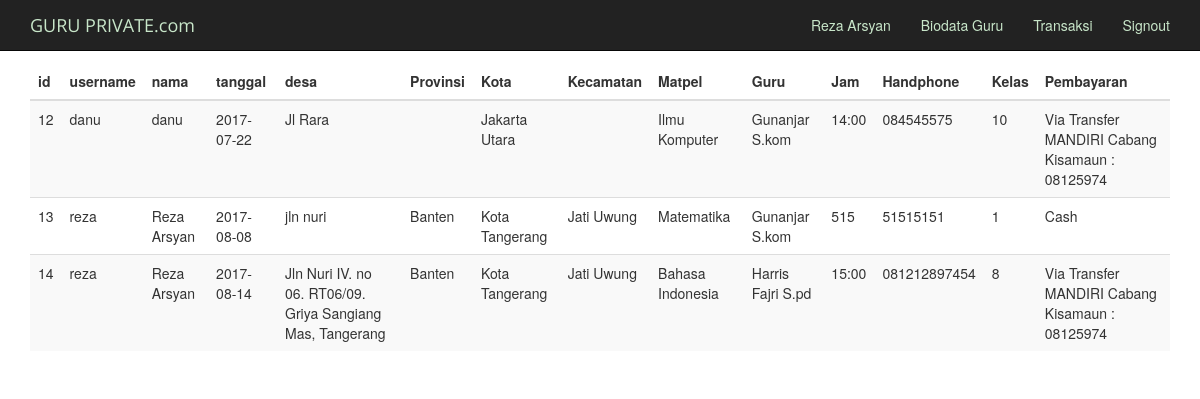
Page /transaksi.php (signed in) on the committed database.
### tables this page shows
CREATE TABLE `users` (
  `uid` int(11) NOT NULL,
  `uname` varchar(30) NOT NULL,
  `upass` varchar(50) NOT NULL,
  `fullname` varchar(100) NOT NULL,
  `uemail` varchar(70) NOT NULL
);

CREATE TABLE `pesan` (
  `id_pesan` int(11) NOT NULL,
  `username` varchar(60) NOT NULL,
  `nama` varchar(80) NOT NULL,
  `tanggal` date NOT NULL,
  `desa` varchar(200) NOT NULL,
  `id_provinsi` int(11) NOT NULL,
  `id_kota` int(11) NOT NULL,
  `id_kecamatan` int(11) NOT NULL,
  `id_matpel` int(15) NOT NULL,
  `id_guru` int(15) NOT NULL,
  `jam` varchar(10) NOT NULL,
  `handphone` varchar(12) NOT NULL,
  `kelas` int(15) NOT NULL,
  `pembayaran` varchar(60) NOT NULL
);

CREATE TABLE `kota` (
  `id_kota` int(11) NOT NULL,
  `id_provinsi_fk` int(11) DEFAULT NULL,
  `nama_kota` varchar(255) DEFAULT NULL
);

CREATE TABLE `matpel` (
  `id_matpel` int(15) NOT NULL,
  `matpel` varchar(60) NOT NULL,
  `id_guru` int(15) NOT NULL
);

CREATE TABLE `guru` (
  `id_guru` int(15) NOT NULL,
  `nama_guru` varchar(60) NOT NULL,
  `id_provinsi` int(11) NOT NULL,
  `id_kota` int(11) NOT NULL,
  `id_kecamatan_fk` int(11) NOT NULL,
  `reputasi` float NOT NULL,
  `thn_aktif` date NOT NULL,
  `no_telp` varchar(15) NOT NULL,
  `email` varchar(60) NOT NULL,
  `notes` text NOT NULL
);

CREATE TABLE `provinsi` (
  `id_provinsi` int(11) NOT NULL,
  `nama_provinsi` varchar(255) DEFAULT NULL
);

CREATE TABLE `kecamatan` (
  `id_kecamatan` int(11) NOT NULL,
  `id_kota_fk` int(11) DEFAULT NULL,
  `nama_kecamatan` varchar(255) DEFAULT NULL
);

### class_user.php (called while the page is built, shortened)
<?php
	class User{
		public $db;
		public function __construct(){
			$this->db = new mysqli(DB_SERVER, DB_USERNAME, DB_PASSWORD, DB_DATABASE);
		}
    	public function get_data($uid){
    		$sql3="SELECT * FROM users WHERE uid = $uid";
	        $result = mysqli_query($this->db,$sql3);
	        $user_data = mysqli_fetch_array($result);
	        return $user_data;
    	}
	}
?>

### class_transaksi.php (called while the page is built, shortened)
<?php
class Transaksi{
		public $db;
		public function __construct(){
			$this->db = new mysqli(DB_SERVER, DB_USERNAME, DB_PASSWORD, DB_DATABASE);
		}
		public function show(){
	    	$sql1="SELECT id_pesan, username, nama, tanggal, desa, nama_provinsi, nama_kota, nama_kecamatan, matpel.matpel, nama_guru, jam, handphone, kelas, pembayaran FROM pesan
			LEFT JOIN provinsi ON pesan.id_provinsi=provinsi.id_provinsi
			LEFT JOIN kota ON pesan.id_kota=kota.id_kota LEFT join kecamatan ON pesan.id_kecamatan=kecamatan.id_kecamatan
			LEFT JOIN matpel ON pesan.id_matpel=matpel.id_matpel LEFT join guru ON pesan.id_guru=guru.id_guru";
	        $result = mysqli_query($this->db,$sql1);
	        $rows=array();
	        while($row=mysqli_fetch_assoc($result)){
	        	$rows[]=$row;
	        }
	        return $rows;
	    }
		}
?>

### transaksi.php (the view, shortened to what this page needs)
<?php
require_once 'class_user.php';
$user = new User(); $uid = $_SESSION['uid'];
require_once('class_transaksi.php');
$transaksi= new Transaksi();
?>
<!DOCTYPE html>
<html>
<head>
    <link rel="stylesheet" type="text/css" href="style.css">
    <link rel="stylesheet" type="text/css" href="css/datepicker.css">
    <link rel="stylesheet" type="text/css" href="css/bootstrap.css">
    <link rel="stylesheet" type="text/css" href="js/carousel.js">
    <link rel="stylesheet" href="font awesome/css/font-awesome.min.css">
</head>
<body>
<div class="container">
    <div class="header">
        <div class="row">
             <nav id="mainNav" class="navbar navbar-inverse navbar-fixed-top navbar-custom">
                <div class="container">
                    <div class="navbar-header page-scroll">
                        <a class="navbar-brand" href="home.php" style="color: #c8e6c9; font-family: 'Open Sans', sans-serif;">GURU PRIVATE.com</a>
                    </div>
                    <div class="collapse navbar-collapse" id="bs-example-navbar-collapse-1">
                        <ul class="nav navbar-nav navbar-right">
                            <li class="page-scroll">
                                <a href="home.php"  style="color: #c8e6c9; font-family: 'open sans' sans-serif;">
                                <?php
                                $data=$user->get_data($uid);
                               echo $data['fullname'];
                                ?></a>
                            </li>
                            <li class="page-scroll">
                                <a href="biodata.php" style="color: #c8e6c9; font-family: 'open sans' sans-serif;">Biodata Guru</a>
                            </li>
                            <li class="page-scroll">
                                <a href="biodata.php" style="color: #c8e6c9; font-family: 'open sans' sans-serif;">Transaksi</a>
                            </li>
                            <li class="page-scroll">
                                <a href="home.php?q=logout"  style="color: #c8e6c9; font-family: 'open sans' sans-serif;">Signout</a>
                            </li>
                        </ul>
                    </div>
                </div>
            </nav>
        </div>
    </div>
</div>
<div class="container">
  <h2>Transaksi</h2>
  <div class="table-responsive">
    <table class="table table-hover table-striped">
        <thead>
            <tr>
                <th>id</th>
                <th>username</th>
                <th>nama</th>
                <th>tanggal</th>
                <th>desa</th>
                <th>Provinsi</th>
                <th>Kota</th>
                <th>Kecamatan</th>
                <th>Matpel</th>
                <th>Guru</th>
                <th>Jam</th>
                <th>Handphone</th>
                <th>Kelas</th>
                <th>Pembayaran</th>
            </tr>
        </thead>
        <tbody>
		<?php
		 $pes=$transaksi->show();
		 foreach($pes as $row): ?>
            <tr>
                <td><?php echo $row['id_pesan']; ?></td>
                <td><?php echo $row['username']; ?></td>
                <td><?php echo $row['nama']; ?></td>
                <td><?php echo $row['tanggal']; ?></td>
                <td><?php echo $row['desa']; ?></td>
				<td><?php echo $row['nama_provinsi']; ?></td>
				<td><?php echo $row['nama_kota']; ?></td>
				<td><?php echo $row['nama_kecamatan']; ?></td>
				<td><?php echo $row['matpel']; ?></td>
				<td><?php echo $row['nama_guru']; ?></td>
				<td><?php echo $row['jam']; ?></td>
				<td><?php echo $row['handphone']; ?></td>
				<td><?php echo $row['kelas']; ?></td>
				<td><?php echo $row['pembayaran']; ?></td>
            </tr>
			<?php endforeach; ?>
        </tbody>
    </table>
  </div>
</div>
</body>

### style.css (style rules this page uses)
body { background:url('../images/white_carbonfiber.png'); }

### rows in the picture
users: fullname "Reza Arsyan"
pesan: id_pesan "12", username "danu", nama "danu", tanggal "2017-07-22", desa "Jl Rara", id_kota.nama_kota "Jakarta Utara", id_matpel.matpel "Ilmu Komputer", id_guru.nama_guru "Gunanjar S.kom", jam "14:00", handphone "084545575", kelas "10", pembayaran "Via Transfer MANDIRI Cabang Kisamaun : 08125974"
pesan: id_pesan "13", username "reza", nama "Reza Arsyan", tanggal "2017-08-08", desa "jln nuri", id_provinsi.nama_provinsi "Banten", id_kota.nama_kota "Kota Tangerang", id_kecamatan.nama_kecamatan "Jati Uwung", id_matpel.matpel "Matematika", id_guru.nama_guru "Gunanjar S.kom", jam "515", handphone "51515151", kelas "1", pembayaran "Cash"
pesan: id_pesan "14", username "reza", nama "Reza Arsyan", tanggal "2017-08-14", desa "Jln Nuri IV. no 06. RT06/09. Griya Sangiang Mas, Tangerang", id_provinsi.nama_provinsi "Banten", id_kota.nama_kota "Kota Tangerang", id_kecamatan.nama_kecamatan "Jati Uwung", id_matpel.matpel "Bahasa Indonesia", id_guru.nama_guru "Harris Fajri S.pd", jam "15:00", handphone "081212897454", kelas "8", pembayaran "Via Transfer MANDIRI Cabang Kisamaun : 08125974"
